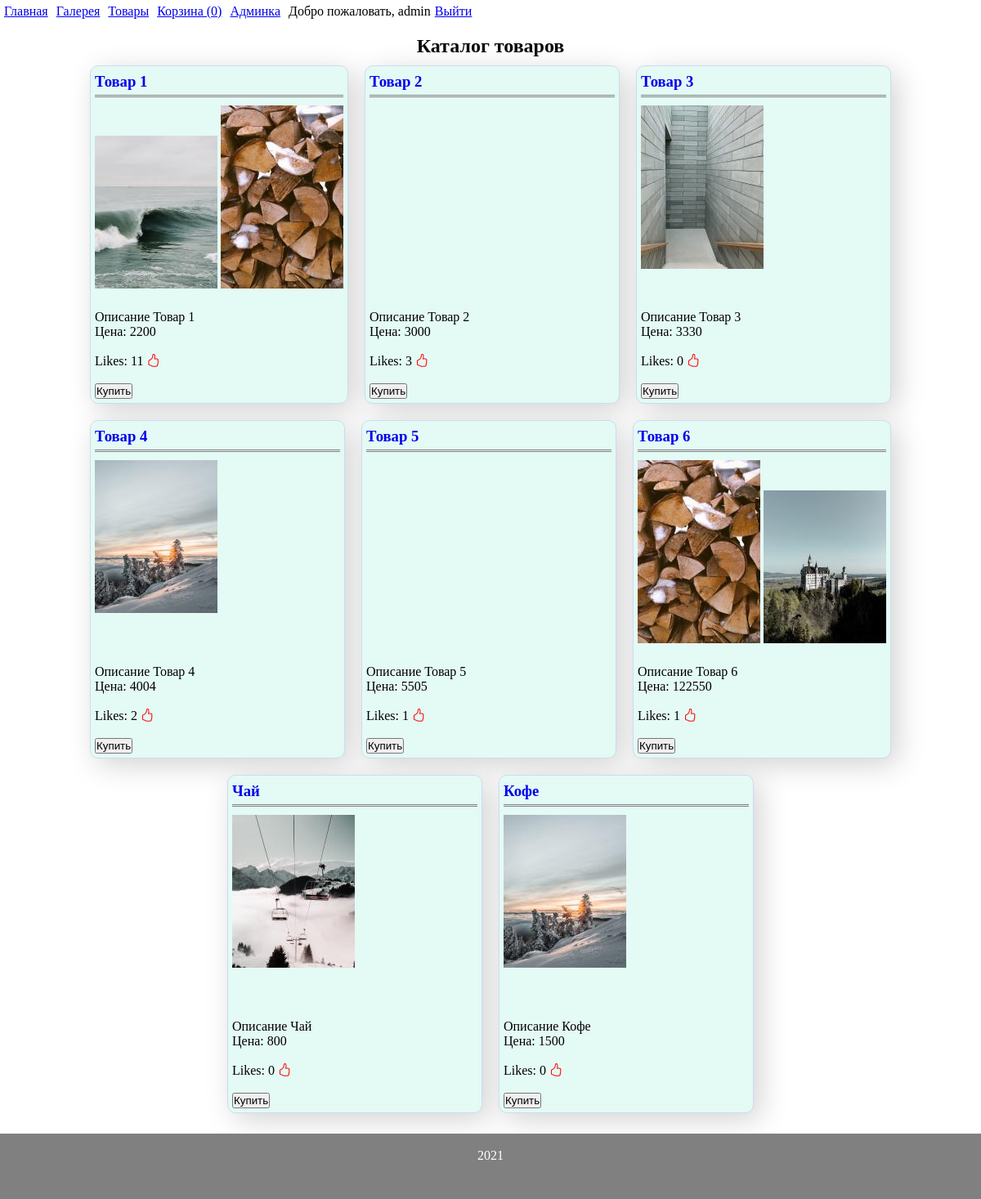
Screenshot of /products (signed in) with the database file from the repository.
### tables this page shows
CREATE TABLE `products` (
  `id` int(11) NOT NULL,
  `name` mediumtext NOT NULL,
  `description` mediumtext NOT NULL,
  `more_description` text NOT NULL,
  `price` int(11) NOT NULL,
  `likes` int(1) NOT NULL DEFAULT '0'
);

CREATE TABLE `pictures` (
  `id` int(11) NOT NULL,
  `id_products` int(11) NOT NULL,
  `image` mediumtext NOT NULL,
  `size` int(11) NOT NULL
);

### engine/db_connections.php (called while the page is built, shortened)
<?php
function getConnect() {
    static $db = null;
    if (is_null($db)) {
        $db = @mysqli_connect(DB_HOST . ':' . DB_PORT, DB_USERNAME, DB_PASSWORD, DB_DATABASE) or die("Ошибка " . mysqli_connect_error());
    }
    return $db;
}
function getDBRequest($request) {
    $res = @mysqli_query(getConnect(), $request) or die(mysqli_error(getConnect()));
    if ($res === true) {
        $row = true;
    } else if (isset($res->num_rows)) {
        $row = mysqli_fetch_all($res, MYSQLI_ASSOC);
    } else {
        $row = false;
    }
    return $row;
}

### models/products.php (called while the page is built, shortened)
<?php
function getProducts($limit = null) {
    if (is_null($limit)) {
        return getDBRequest('SELECT * FROM products');
    } else {
        return getDBRequest("SELECT * FROM products LIMIT {$limit}");
    }
}
function getPictures() {
    return getDBRequest('SELECT * FROM pictures');
}

### engine/controller.php (called while the page is built, shortened)
<?php
function prepareVariables($url_array) {
    if ($url_array['main_page'] == "") {
        $params['page'] = 'index';
    } else {
        $params['page'] = $url_array['main_page'];
    }
    $params['countP'] = countInBasket(session_id());
    $params['username'] = hasUser($_SESSION['username'])['username'];
    $params['layout'] = 'app';
    switch ($params['page']) {
        case 'products':
            $params['page'] = implode('/', ['catalog', $url_array['main_page']]);
            $params['session'] = session_id();
            $params['products'] = getProducts();
            $params['pictures'] = getPictures();
            break;
    }
    return $params;
}

### templates/catalog/products.php (the view, shortened to what this page needs)
<div class="titlePage">
    <h2>Каталог товаров</h2>
</div>
<div class="productGallery">
    <?php if (!empty($products)):
        foreach ($products as $item): ?>
            <div class="productCard">
                        <a href="/item/<?=$item['id']?>" style="text-decoration: none;">
                                <h3><?=$item['name']?></h3>
                                <div class="productImg">
                                <?php if(!empty($pictures)): ?>
                                    <?php foreach($pictures as $pic): ?>
                                        <?php if($pic['id_products'] == $item['id']): ?>
                                            <img src='/img/products/tmb/<?=$pic['image']?>' width="150" alt="">
                                        <?php endif; ?>
                                    <?php endforeach; ?>
                                <?php endif; ?>
                                </div>
                        </a>
                            <div class="productDescription">
                                <span><?=$item['description']?></span>
                                <span>Цена: <?=$item['price']?></span>
                                <input type="hidden" value="<?=$item['price']?>" name="price"><br>
                                <span>Likes: <span id="<?=$item['id']?>"><?=$item['likes']?></span>
                                <i style="color: red;" class="bi bi-hand-thumbs-up like" data-id="<?=$item['id']?>"></i>
                            </div>
                        <br>
                        <?php if ($username): ?>
                            <button type="submit" class="toBuy" data-id="<?=$item['id']?>" data-price="<?=$item['price']?>">Купить</button>
                        <?php else: ?>
                            <div>Чтобы приобрести товар, авторизуйтесь</div>
                        <?php endif; ?>
            </div>
    <?php endforeach;
        endif; ?>
</div>

### public/css/main.css (style rules this page uses)
* { margin: 0; padding: 0; }
body { display: -webkit-box; display: -ms-flexbox; display: flex; -webkit-box-orient: vertical; -webkit-box-direction: normal; -ms-flex-direction: column; flex-direction: column; }
h1, h2, footer { margin-top: 15px; }
.titlePage { text-align: center; }
.productGallery { display: -webkit-box; display: -ms-flexbox; display: flex; -ms-flex-wrap: wrap; flex-wrap: wrap; -webkit-box-pack: center; -ms-flex-pack: center; justify-content: center; }
.productGallery h3 { border-bottom: 3px double gray; margin: 3px 0 10px 0; padding-bottom: 5px; }
.productCard { margin: 10px; padding: 5px; background-color: #e4faf5; border: solid 1px #cbdcf0; border-radius: 10px; -webkit-box-shadow: 8px 8px 35px lightgray; box-shadow: 8px 8px 35px lightgray; min-width: 300px; }
.productImg { height: 250px; }
.productDescription { display: -ms-grid; display: grid; }

### rows the page displays
products: name "Товар 1", description "Описание Товар 1", price "2200", likes "11"
pictures: image (picture)
pictures: image (picture)
products: name "Товар 2", description "Описание Товар 2", price "3000", likes "3"
products: name "Товар 3", description "Описание Товар 3", price "3330", likes "0"
pictures: image (picture)
products: name "Товар 4", description "Описание Товар 4", price "4004", likes "2"
pictures: image (picture)
products: name "Товар 5", description "Описание Товар 5", price "5505", likes "1"
products: name "Товар 6", description "Описание Товар 6", price "122550", likes "1"
pictures: image (picture)
pictures: image (picture)
products: name "Чай", description "Описание Чай", price "800", likes "0"
pictures: image (picture)
products: name "Кофе", description "Описание Кофе", price "1500", likes "0"
pictures: image (picture)

### other values shown
$key['title'] "Главная"
$key['title'] "Галерея"
$key['title'] "Товары"
$key['title'] "Корзина ( 0 )"
$key['title'] "Админка"
$username "admin"
